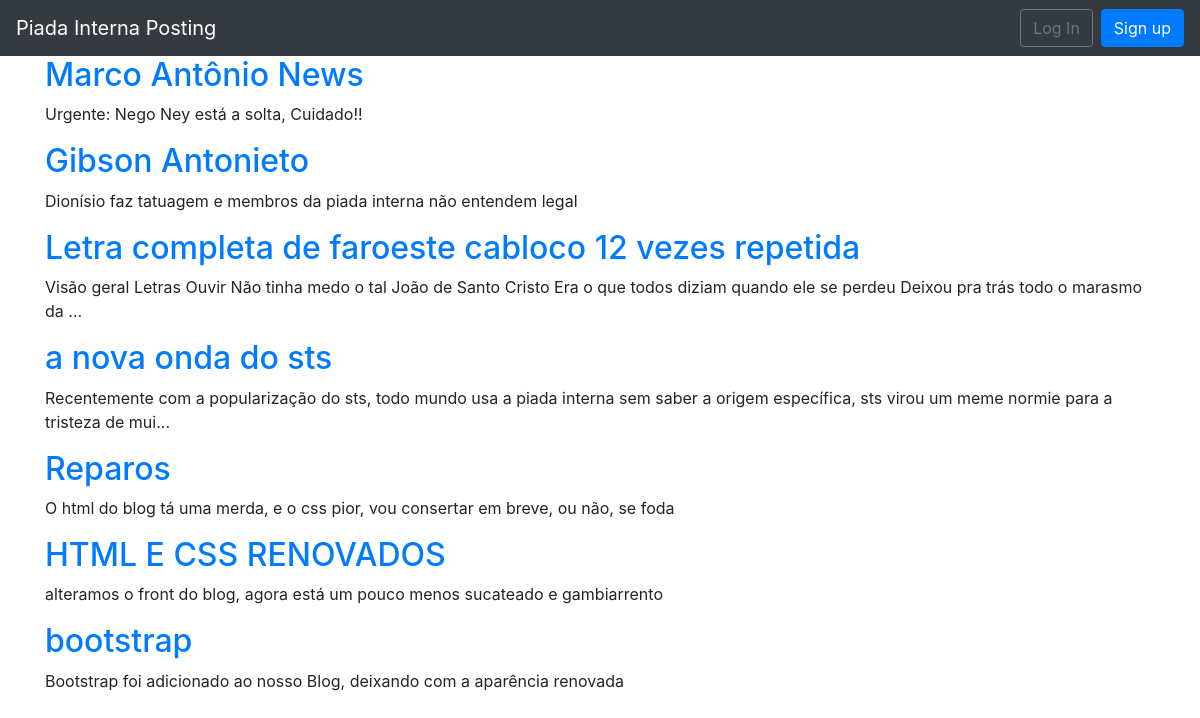
Before: / with the older database file.
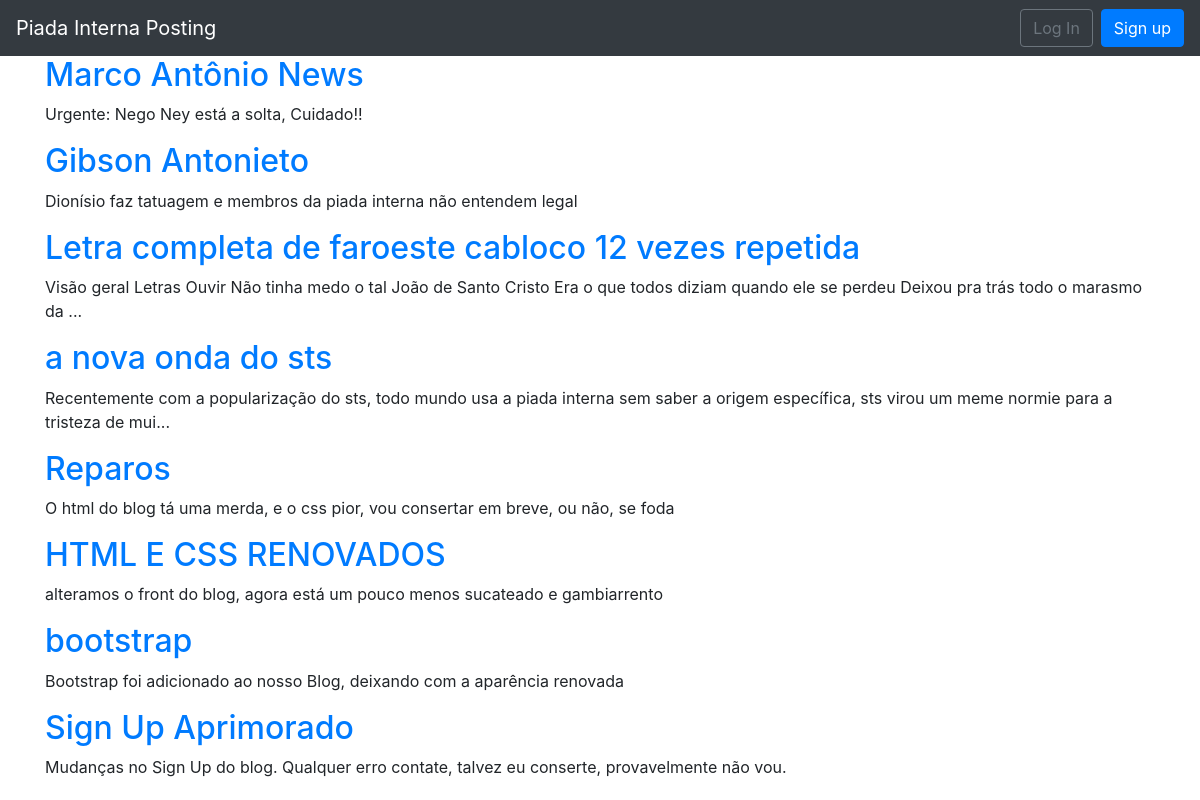
After: the same page with the newer database file.
### blog/models.py (models this page shows, shortened)
class Post(models.Model):
    title = models.CharField(max_length=200)
    author = models.ForeignKey(
        'auth.User',
        on_delete = models.CASCADE
    )
    date = models.DateTimeField(auto_now_add = True)
    body = models.TextField()

### blog/views.py (the view)
# urls.py: path('', BlogListView.as_view(), name='home'),
class BlogListView(ListView):
    model = Post
    template_name = 'home.html'
    context_object_name = 'posts'  # Adiciona o nome do contexto
    def get_queryset(self):
        return Post.objects.all().order_by('-date')

### blog/templates/home.html
{% extends 'base.html' %}
{% block content %}
{% for post in posts %}
<div class="post-entry">
    <h2><a href="{% url 'post_detail' post.pk %}">{{ post.title }}</a></h2>
    <p>{{ post.body|slice:":150" }}{% if post.body|length > 100 %}...{% endif %}</p>
</div>
{% endfor %}
{% endblock content %}

Changed rows visible on the page:
added Post: title "Sign Up Aprimorado", body "Mudanças no Sign Up do blog. Qualquer erro contate, talvez eu conserte, provavelmente não vou."
